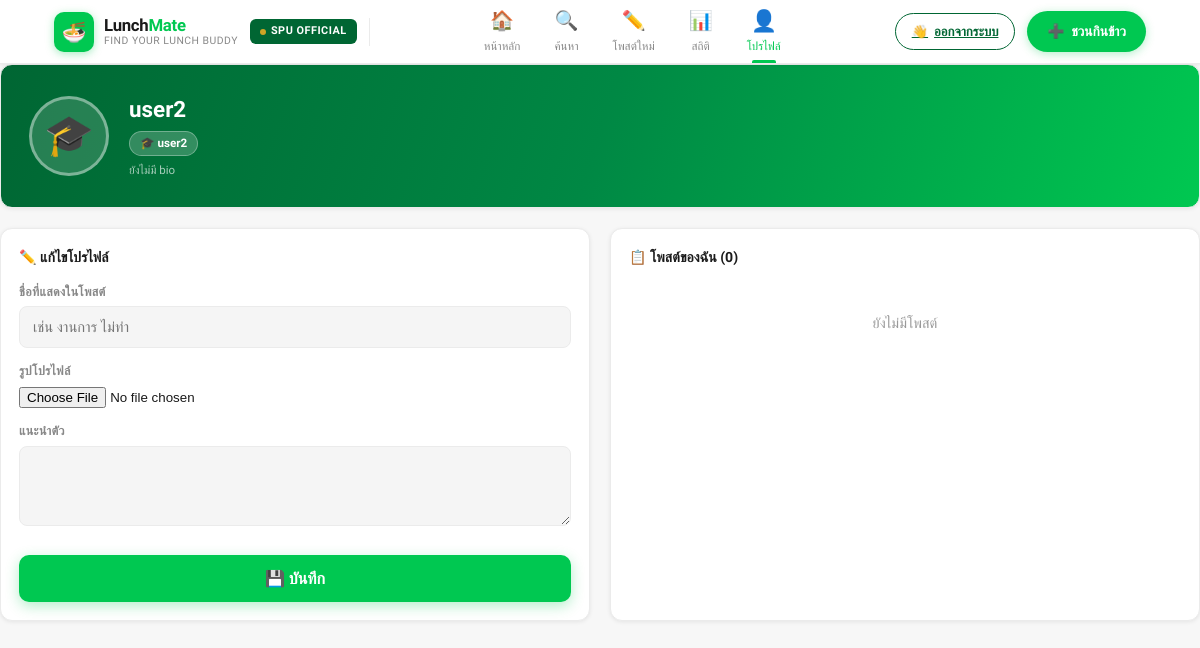
The app's page /profile/ (signed in), older data.
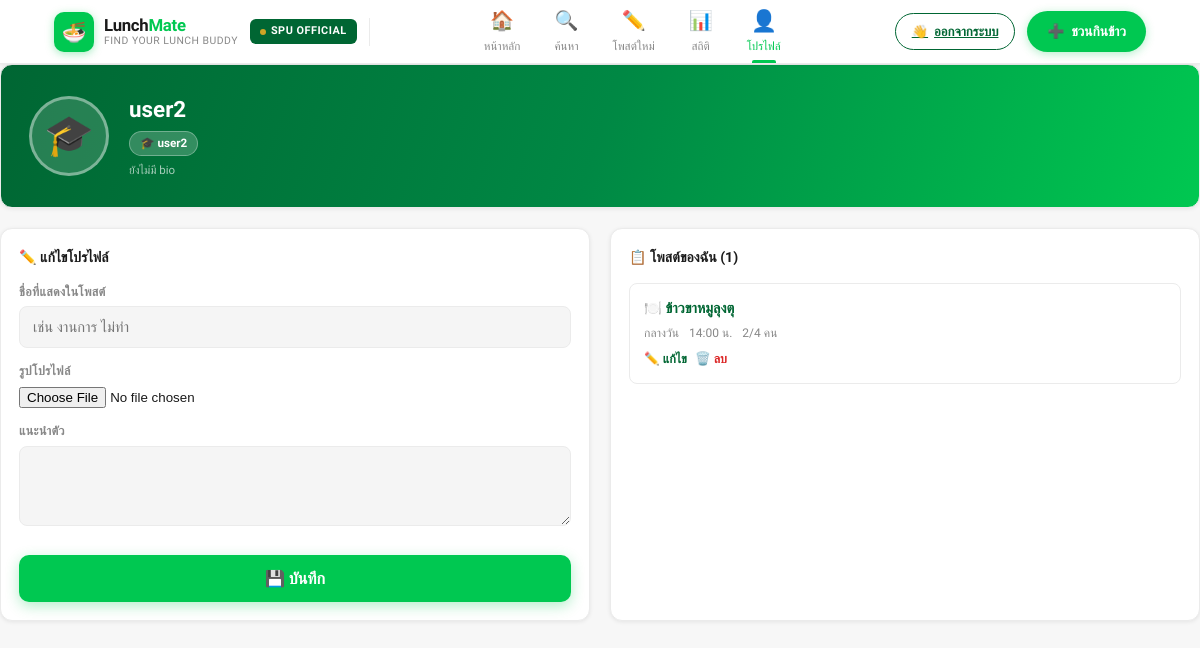
The same page, newer data.
### posts/models.py (models this page shows, shortened)
class Profile(models.Model):
    user         = models.OneToOneField(User, on_delete=models.CASCADE)
    avatar       = models.ImageField(upload_to='avatars/', blank=True, null=True)
    bio          = models.TextField(blank=True)
    display_name = models.CharField(max_length=100, blank=True, verbose_name='ชื่อที่แสดงในโพสต์')

class LunchPost(models.Model):
    MEAL_CHOICES = [
        ('เช้า', 'เช้า'),
        ('กลางวัน', 'กลางวัน'),
        ('เย็น', 'เย็น'),
        ('ดึก', 'ดึก'),
    ]
    owner       = models.ForeignKey(User, on_delete=models.CASCADE, null=True, blank=True)
    image       = models.ImageField(upload_to='posts/', blank=True, null=True)
    name        = models.CharField(max_length=100)
    restaurant  = models.CharField(max_length=200)
    area        = models.CharField(max_length=200, blank=True)
    meal        = models.CharField(max_length=20, choices=MEAL_CHOICES, default='กลางวัน')
    time        = models.CharField(max_length=10)
    slots       = models.IntegerField(default=4)
    joined      = models.IntegerField(default=1)
    note        = models.TextField(blank=True)
    created_at  = models.DateTimeField(auto_now_add=True)
    members     = models.ManyToManyField(User, related_name='joined_posts', blank=True)
    class Meta:
        ordering = ['-created_at']

### posts/views.py (the view)
# urls.py: path('profile/', views.profile_view, name='profile'),
@login_required
def profile_view(request):
    profile, _ = Profile.objects.get_or_create(user=request.user)
    my_posts   = LunchPost.objects.filter(owner=request.user)
    form = ProfileForm(request.POST or None, request.FILES or None, instance=profile)
    if form.is_valid():
        form.save()
        return redirect('profile')
    return render(request, 'posts/profile.html', {
        'profile': profile, 'my_posts': my_posts, 'form': form
    })

### posts/forms.py
class ProfileForm(forms.ModelForm):
    class Meta:
        model = Profile
        fields = ['display_name', 'avatar', 'bio']
        labels = {
            'display_name': 'ชื่อที่แสดงในโพสต์',
            'avatar':       'รูปโปรไฟล์',
            'bio':          'แนะนำตัว',
        }
        widgets = {
            'display_name': forms.TextInput(attrs={**TEXT_ATTRS, 'placeholder': 'เช่น งานการ ไม่ทำ'}),
            'bio':          forms.Textarea(attrs={**TEXTAREA_ATTRS, 'rows': 3}),
        }

### posts/templates/posts/profile.html (shortened to what this page needs)
{% extends 'posts/base.html' %}
{% block content %}
<div class="profile-banner" style="margin-bottom:20px;">
  {% if profile.avatar %}
  <img src="{{ profile.avatar.url }}" style="width:80px;height:80px;border-radius:50%;object-fit:cover;border:3px solid rgba(255,255,255,.5);flex-shrink:0;"/>
  {% else %}
  <div class="p-av">🎓</div>
  {% endif %}
  <div class="p-info">
    <div class="p-name">{{ profile.display_name|default:request.user.username }}</div>
    <div class="p-tag">🎓 {{ request.user.username }}</div>
    <div class="p-hint">{{ profile.bio|default:'ยังไม่มี bio' }}</div>
  </div>
</div>
<div style="display:grid;grid-template-columns:1fr 1fr;gap:20px;">
  <div class="s-card">
    <div class="s-card-title">✏️ แก้ไขโปรไฟล์</div>
    <form method="post" enctype="multipart/form-data">
      {% for field in form %}
      <div class="fg">
        <label class="fl">{{ field.label }}</label>
        {{ field }}
      </div>
      {% endfor %}
      <button type="submit" class="btn-sub" style="margin-top:8px;">💾 บันทึก</button>
    </form>
  </div>
  <div class="s-card">
    <div class="s-card-title">📋 โพสต์ของฉัน ({{ my_posts.count }})</div>
    {% for post in my_posts %}
    <div class="my-card">
      <div class="my-card-r">🍽️ {{ post.restaurant }}</div>
      <div class="my-card-meta">
        <span>{{ post.meal }}</span>
        <span>{{ post.time }} น.</span>
        <span>{{ post.joined }}/{{ post.slots }} คน</span>
      </div>
      <div style="display:flex;gap:8px;margin-top:8px;">
        <a href="{% url 'post_edit' post.pk %}" style="font-size:.78rem;color:#006633;font-weight:700;text-decoration:none;">✏️ แก้ไข</a>
        <a href="{% url 'post_delete' post.pk %}" style="font-size:.78rem;color:#dc2626;font-weight:700;text-decoration:none;">🗑️ ลบ</a>
      </div>
    </div>
    {% empty %}
    <div style="text-align:center;color:#999;padding:30px 0;font-size:.9rem;">ยังไม่มีโพสต์</div>
    {% endfor %}
  </div>
</div>
{% endblock %}

Row changes from the older to the newer data that the page shows:
added LunchPost: restaurant "ข้าวขาหมูลุงตุ", meal "กลางวัน", time "14:00", joined "2", slots "4"
Text that changed along with them:
{{ my_posts.count }}: "0" → "1"
text no longer shown: "ยังไม่มีโพสต์"
